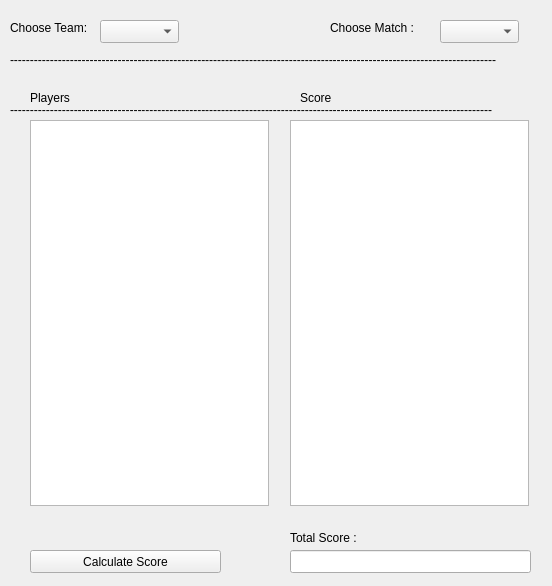
<?xml version="1.0" encoding="UTF-8"?>
<ui version="4.0">
 <class>Form</class>
 <widget class="QWidget" name="Form">
  <property name="geometry">
   <rect>
    <x>0</x>
    <y>0</y>
    <width>552</width>
    <height>586</height>
   </rect>
  </property>
  <property name="windowTitle">
   <string>Form</string>
  </property>
  <widget class="QLabel" name="label">
   <property name="geometry">
    <rect>
     <x>10</x>
     <y>20</y>
     <width>91</width>
     <height>16</height>
    </rect>
   </property>
   <property name="text">
    <string>Choose Team: </string>
   </property>
  </widget>
  <widget class="QComboBox" name="comboBox">
   <property name="geometry">
    <rect>
     <x>100</x>
     <y>20</y>
     <width>79</width>
     <height>23</height>
    </rect>
   </property>
  </widget>
  <widget class="QLabel" name="label_2">
   <property name="geometry">
    <rect>
     <x>330</x>
     <y>20</y>
     <width>101</width>
     <height>16</height>
    </rect>
   </property>
   <property name="text">
    <string>Choose Match : </string>
   </property>
  </widget>
  <widget class="QComboBox" name="comboBox_2">
   <property name="geometry">
    <rect>
     <x>440</x>
     <y>20</y>
     <width>79</width>
     <height>23</height>
    </rect>
   </property>
  </widget>
  <widget class="QLabel" name="label_3">
   <property name="geometry">
    <rect>
     <x>10</x>
     <y>50</y>
     <width>531</width>
     <height>20</height>
    </rect>
   </property>
   <property name="text">
    <string>--------------------------------------------------------------------------------------------------------------------------</string>
   </property>
  </widget>
  <widget class="QLabel" name="label_4">
   <property name="geometry">
    <rect>
     <x>30</x>
     <y>90</y>
     <width>57</width>
     <height>15</height>
    </rect>
   </property>
   <property name="text">
    <string>Players </string>
   </property>
  </widget>
  <widget class="QLabel" name="label_5">
   <property name="geometry">
    <rect>
     <x>300</x>
     <y>90</y>
     <width>57</width>
     <height>15</height>
    </rect>
   </property>
   <property name="text">
    <string>Score</string>
   </property>
  </widget>
  <widget class="QLabel" name="label_6">
   <property name="geometry">
    <rect>
     <x>10</x>
     <y>100</y>
     <width>531</width>
     <height>20</height>
    </rect>
   </property>
   <property name="text">
    <string>-------------------------------------------------------------------------------------------------------------------------</string>
   </property>
  </widget>
  <widget class="QListWidget" name="l2">
   <property name="geometry">
    <rect>
     <x>290</x>
     <y>120</y>
     <width>239</width>
     <height>386</height>
    </rect>
   </property>
  </widget>
  <widget class="QListWidget" name="l1">
   <property name="geometry">
    <rect>
     <x>30</x>
     <y>120</y>
     <width>239</width>
     <height>386</height>
    </rect>
   </property>
  </widget>
  <widget class="QPushButton" name="pushButton">
   <property name="geometry">
    <rect>
     <x>30</x>
     <y>550</y>
     <width>191</width>
     <height>23</height>
    </rect>
   </property>
   <property name="text">
    <string>Calculate Score</string>
   </property>
  </widget>
  <widget class="QLabel" name="label_7">
   <property name="geometry">
    <rect>
     <x>290</x>
     <y>530</y>
     <width>91</width>
     <height>16</height>
    </rect>
   </property>
   <property name="text">
    <string>Total Score : </string>
   </property>
  </widget>
  <widget class="QLineEdit" name="lineEdit">
   <property name="geometry">
    <rect>
     <x>290</x>
     <y>550</y>
     <width>241</width>
     <height>23</height>
    </rect>
   </property>
  </widget>
 </widget>
 <resources/>
 <connections/>
</ui>
